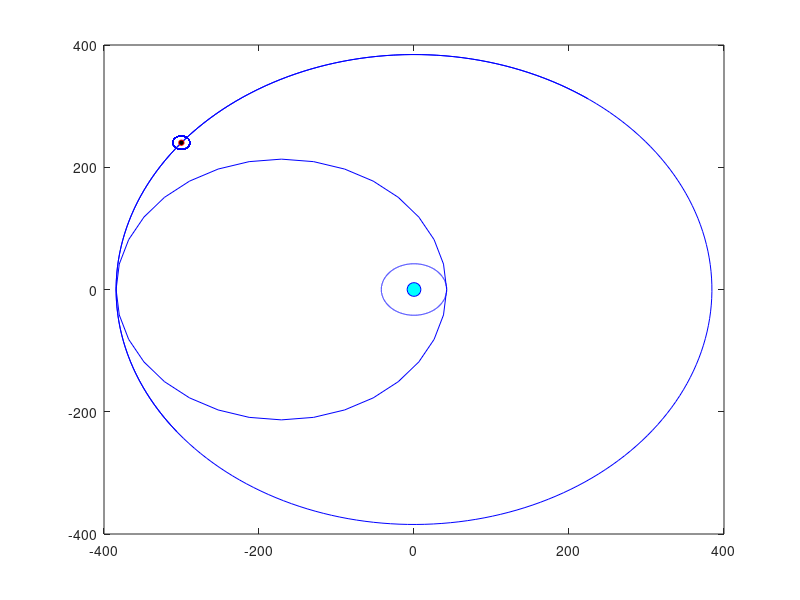

The MATLAB script that drew this image: (Note: this script raises an error after producing the figure.)
%Esteban Cárdenas
%------------------------------datos-----------------------------
%**************radio de la orbita de la luna respecto a la tierra*****
al=384.400; % radio horizontal
bl=384.400; % radio Vertical
%radio de la luna en metros respecto a la tierra
radioMetrosLuna=al*10E+5
%******radio de la orbita del satelite apolo respecto a la tierra*****
as=42.164; % radio horizontal
bs=42.164; % radio Vertical
%radio del satelite Apolo en metros respecto a la tierra
radioMetrosSatelite=as*10E+5
%radio de transferencia
aTr=(al+as)/2
%radio de la lunacon satelite
aLS=11
%********************masas de los astros******************************
masaTierra=5.9736E+24
masaLuna=7.349E+22
masaApolo=2155
G=6.67408E-11

%*******************Calculamos los periodos en dias*******************
periodoLuna=sqrt(((4*pi^2)/(G*(masaLuna+masaTierra)))*((radioMetrosLuna)^3))*(1/(3600*24))
periodoSatelite=sqrt(((4*pi^2)/(G*(masaApolo+masaTierra)))*((radioMetrosSatelite)^3))*(1/(3600*24))
%suponemos que queremos llegar a la orbita lunar en un periodo de 4 dias
periodoTransf=4
%creamos una delta para que cata fotograma cada .001(pause) segundos sea un octavo de dia
deltaLuna=periodoLuna/2
deltaSatelite=periodoSatelite/2


%********************velocidad orbital de los astros*********************
% se mide en km/s
vcLuna=((2*pi*al*1000)/periodoLuna)/86400
vcApolo=((2*pi*as*1000)/periodoSatelite)/86400
%Hacemos los calculos para la tranferencia de calculamos las velocidades de cambio para estar en orbita
v1Cambio=((2*pi*aTr*1000)/periodoTransf*2)/86400

anguloLa=180-(360*(periodoTransf)/periodoLuna)


%calculamos el periodo para la transferencia hohman
%periodoHohmann=sqrt(((4*pi^2)/(G*(masaApolo+masaTierra+masaLuna)))*(((radioMetrosLuna)/2)^3))*(1/(3600*24))
%periodoHohmann=sqrt((6.9E-9)*(((al*1000+as*1000)/2)^3))
periodoHohmann=sqrt((((0.00256955529+0.00028184893)/2)^3))
%****************ponemos a la tierra en (0,0)************************
xT=0;
yT=0;
%-----------------------Orbita de la Luna---------------------------
%calculamos las partes del angulo deacuerdo al periodo
%entonces el angulo de la orbita sera dividida en 28 partes
%angulol=-4*((anguloLa*pi)/180):pi/(periodoLuna*4):+4*((anguloLa*pi)/180);
%angulol=-((5*pi)/4):pi/(periodoLuna*4):((pi)/4);
angulol=-(((anguloLa*pi)/180)+2*pi/4):pi/(periodoLuna*4):(((anguloLa*pi)/180)+pi);
xl=xT+al*cos(angulol);
yl=yT-bl*sin(angulol);
%calculamos los puntos que tenemos en x
n=length(xl)
%----------------------Orbita del satelite-----------------------
%orbita al rededor de la tierra
anguloTe=-pi:.001:pi;
xTe=xT+as*cos(anguloTe);
yTe=yT+bs*sin(anguloTe);

%orbita hohman
angulos=-pi:pi/(periodoTransf*4):pi;
xs=-(aTr-as)-aTr*cos(angulos);
ys=-0+aTr*sin(angulos);

%calculamos los puntos que tenemos en x
n2=length(xs)
sateliteEnOrbita=false
aux=0
%Graficamos la luna y la tierra
for i=1:n
    
    %orbita satelite alrededor de la luna 
    %Orbita de la Luna
    t=-100*pi:pi/(periodoTransf*4):100*pi;
    xln=xl(i)+aLS*cos(t); 
    yln=yl(i)+aLS*sin(t);
    %Orbita luna animacion
    t2=-10*pi:0.01:10*pi;
    xln2=xl(i)+aLS*cos(t2); 
    yln2=yl(i)+aLS*sin(t2);
    
    plot(xT,yT,'ob','MarkerSize',10,'MarkerFaceColor','c') %Tierra fijo
    hold on
    plot(xl,yl,'b') %orbita de la luna
    hold on
    plot(xl(i),yl(i),'or','MarkerSize',4,'MarkerFaceColor','k') %tierra moviendose en su orbita
    hold on
    plot(xln,yln,'b') %tierra moviendose en su orbita
    hold on
    plot(xTe,yTe,'b') %tierra moviendose en su orbita
    hold on
    %Graficamos satelite tierra
    plot(xs,ys,'b','MarkerSize',.001) %orbita satelite
    hold on
    
    %graficamos al satelite en su orbita de transferencia hasta que llegue
    %a la orbita de la luna
     if i<=n2
        if atan(yl(i)/xl(i)) < abs(atan(ys(i)/xs(i))) && sateliteEnOrbita==false
            plot(xs(i),ys(i),'or','MarkerSize',3,'MarkerFaceColor','k') %tierra moviendose en su orbita
            aux=i
            hold on
        else

            if i==1
                sateliteEnOrbita=false
            else
               sateliteEnOrbita=true 
            end

        plot(xln2(i*100),yln2(i*100),'or','MarkerSize',3,'MarkerFaceColor','k') %tierra moviendose en su orbita
        hold on
        end 
     else
        sateliteEnOrbita=false
        if atan(yl(i)/xl(i)) < abs(atan(ys(i-n2)/xs(i-n2))) && sateliteEnOrbita==false
            plot(xs(aux+6+i-n2),ys(aux+6+i-n2),'or','MarkerSize',3,'MarkerFaceColor','k') %tierra moviendose en su orbita
            hold on
        end 
    end
    
    
    %plot(xs(i),ys(i),'or','MarkerSize',3,'MarkerFaceColor','k') %tierra moviendose en su orbita
    grid on
    hold off
    axis([-500 500 -500 500])
    pause(.1)
    %pause(1.5)


end
